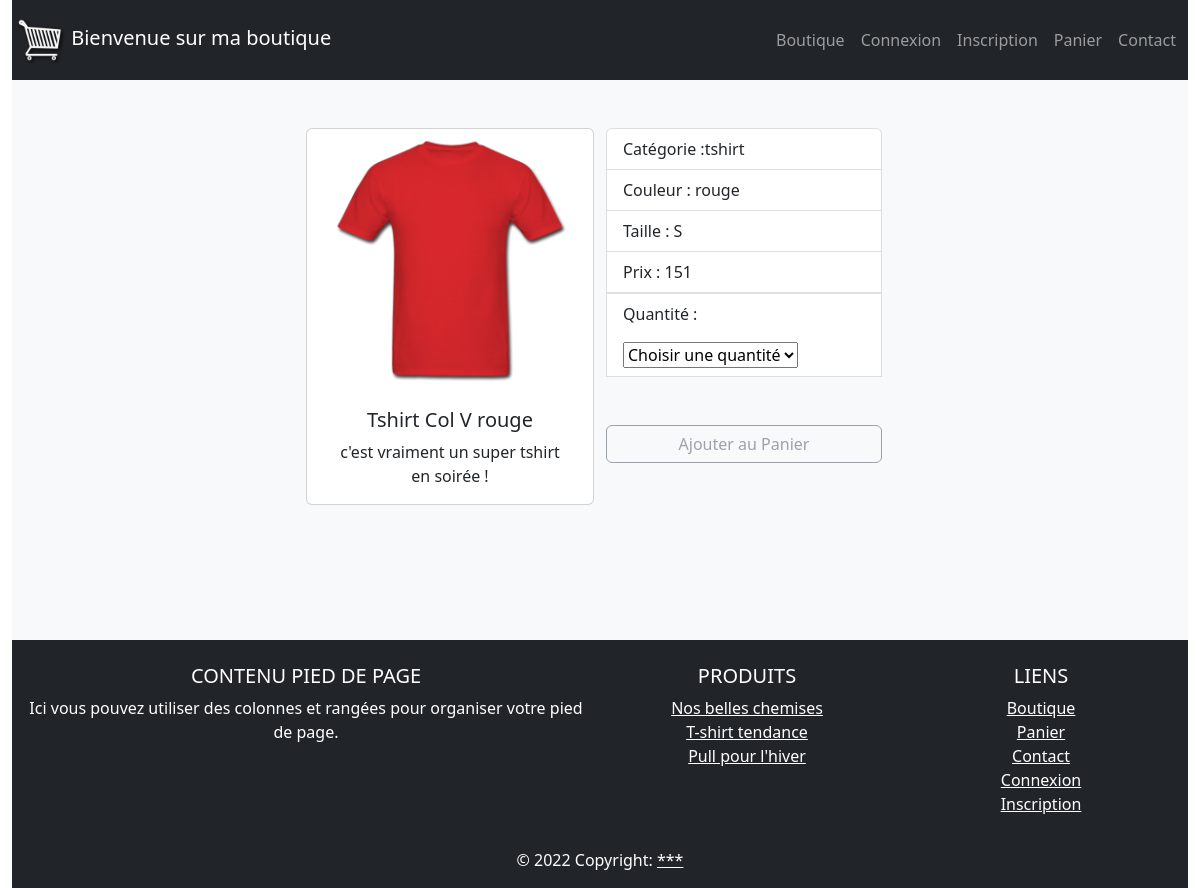
The app's page /fiche_produit.php?idProduit=2, older data.
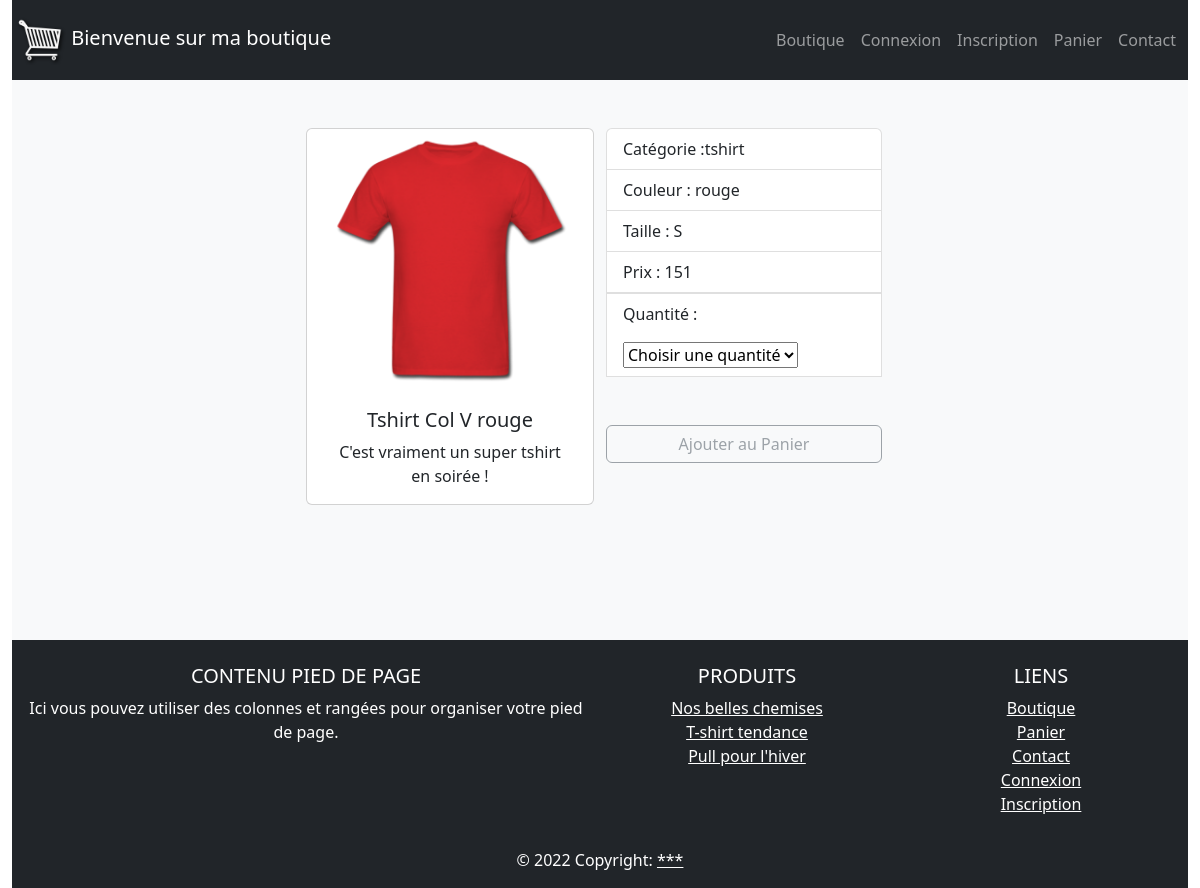
The same page, newer data.
### tables this page shows
CREATE TABLE `produit` (
  `id_produit` int(3) NOT NULL,
  `reference` varchar(20) NOT NULL,
  `categorie` varchar(20) NOT NULL,
  `titre` varchar(100) NOT NULL,
  `description` text NOT NULL,
  `couleur` varchar(20) NOT NULL,
  `taille` varchar(5) NOT NULL,
  `public` enum('m','f','mixte') NOT NULL,
  `photo` varchar(250) NOT NULL,
  `prix` int(3) NOT NULL,
  `stock` int(3) NOT NULL
);

### fiche_produit.php (the view, shortened to what this page needs)
<?php
require_once("inc/init.php");
    if(isset($_GET["idProduit"])) {
        $stmt = $pdo->query("SELECT * FROM produit WHERE id_produit = '$_GET[idProduit]' ");
       $produit = $stmt->fetch(PDO::FETCH_ASSOC);
    }
    require_once("inc/header.php");
?>
    <div class='card col-md-4' style='width: 18rem;'>
        <img class='card-img-top' src='<?= $produit["photo"]?>' alt='<?= $produit["titre"]?>'>
        <div class='card-body'>
            <h5 class='card-title text-center'><?= $produit["titre"]?></h5>
            <p class='card-text text-center'><?= $produit["description"]?></p>
        </div>
    </div>
    <div class="col-md-4">
        <ul class="list-group">
            <li class="list-group-item">Catégorie :<?= $produit["categorie"]?> </li>
            <li class="list-group-item">Couleur : <?= $produit["couleur"]?> </li>
            <li class="list-group-item">Taille : <?= $produit["taille"]?> </li>
            <li class="list-group-item">Prix : <?= $produit["prix"]?> </li>
            <form method="POST" action="panier.php">
                <li class="list-group-item">
                    <p> <span class="title"> Quantité : </span> </p>
                    <select class="custom-select" name="quantite" id="selectQuantity">
                        <option disabled selected> Choisir une quantité</option>
                    </select>
                </li>
                <input class="btn btn-outline-secondary mt-5" disabled type="submit" value="Ajouter au Panier" name="ajout_panier" style="width:100%" id="addCart">
            </form>
        </ul>
    </div>
<?php
require_once("inc/footer.php");
?>

Row changes from the older to the newer data that the page shows:
changed produit "Tshirt Col V rouge": description "c'est vraiment un super tshirt en soirée !" → "C'est vraiment un super tshirt en soirée !"
